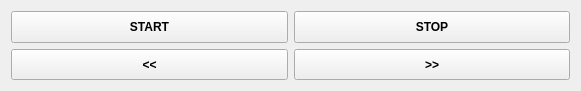
     <widget class="QWidget" name="gridLayoutWidget_2">
      <property name="geometry">
       <rect>
        <x>20</x>
        <y>370</y>
        <width>581</width>
        <height>91</height>
       </rect>
      </property>
      <layout class="QGridLayout" name="gridLayout_1">
       <item row="0" column="1">
        <widget class="QPushButton" name="btn_stop_1">
         <property name="sizePolicy">
          <sizepolicy hsizetype="Minimum" vsizetype="Preferred">
           <horstretch>0</horstretch>
           <verstretch>0</verstretch>
          </sizepolicy>
         </property>
         <property name="font">
          <font>
           <weight>75</weight>
           <bold>true</bold>
          </font>
         </property>
         <property name="styleSheet">
          <string notr="true">color: rgb(0, 0, 0);</string>
         </property>
         <property name="text">
          <string>STOP</string>
         </property>
        </widget>
       </item>
       <item row="0" column="0">
        <widget class="QPushButton" name="btn_start_1">
         <property name="sizePolicy">
          <sizepolicy hsizetype="Minimum" vsizetype="Preferred">
           <horstretch>0</horstretch>
           <verstretch>0</verstretch>
          </sizepolicy>
         </property>
         <property name="font">
          <font>
           <weight>75</weight>
           <bold>true</bold>
          </font>
         </property>
         <property name="styleSheet">
          <string notr="true">color: rgb(0, 0, 0);</string>
         </property>
         <property name="text">
          <string>START</string>
         </property>
        </widget>
       </item>
       <item row="1" column="1">
        <widget class="QPushButton" name="btn_exhale_1">
         <property name="sizePolicy">
          <sizepolicy hsizetype="Minimum" vsizetype="Preferred">
           <horstretch>0</horstretch>
           <verstretch>0</verstretch>
          </sizepolicy>
         </property>
         <property name="font">
          <font>
           <weight>75</weight>
           <bold>true</bold>
          </font>
         </property>
         <property name="text">
          <string>&gt;&gt;</string>
         </property>
        </widget>
       </item>
       <item row="1" column="0">
        <widget class="QPushButton" name="btn_inhale_1">
         <property name="sizePolicy">
          <sizepolicy hsizetype="Minimum" vsizetype="Preferred">
           <horstretch>0</horstretch>
           <verstretch>0</verstretch>
          </sizepolicy>
         </property>
         <property name="font">
          <font>
           <weight>75</weight>
           <bold>true</bold>
          </font>
         </property>
         <property name="text">
          <string>&lt;&lt;</string>
         </property>
        </widget>
       </item>
      </layout>
     </widget>
